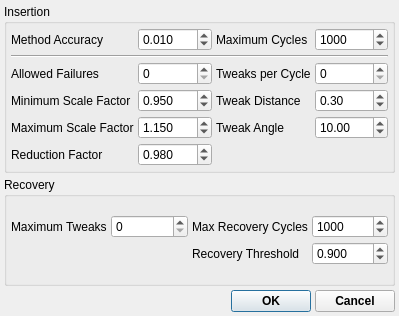
<ui version="4.0">
 <class>DisorderOptions</class>
 <widget class="QDialog" name="DisorderOptions">
  <property name="windowModality">
   <enum>Qt::ApplicationModal</enum>
  </property>
  <property name="geometry">
   <rect>
    <x>0</x>
    <y>0</y>
    <width>399</width>
    <height>316</height>
   </rect>
  </property>
  <property name="sizePolicy">
   <sizepolicy hsizetype="Minimum" vsizetype="Minimum">
    <horstretch>0</horstretch>
    <verstretch>0</verstretch>
   </sizepolicy>
  </property>
  <property name="windowTitle">
   <string>Method Options</string>
  </property>
  <layout class="QVBoxLayout" name="verticalLayout_3">
   <property name="spacing">
    <number>4</number>
   </property>
   <property name="margin">
    <number>4</number>
   </property>
   <item>
    <widget class="QGroupBox" name="InsertionOptionsGroup">
     <property name="title">
      <string>Insertion</string>
     </property>
     <layout class="QVBoxLayout" name="verticalLayout_2">
      <property name="spacing">
       <number>4</number>
      </property>
      <property name="margin">
       <number>4</number>
      </property>
      <item>
       <layout class="QGridLayout" name="gridLayout">
        <item row="0" column="0">
         <widget class="QLabel" name="MethodAccuracyLabel">
          <property name="sizePolicy">
           <sizepolicy hsizetype="Minimum" vsizetype="Preferred">
            <horstretch>0</horstretch>
            <verstretch>0</verstretch>
           </sizepolicy>
          </property>
          <property name="text">
           <string>Method Accuracy</string>
          </property>
         </widget>
        </item>
        <item row="0" column="1">
         <widget class="QDoubleSpinBox" name="AccuracySpin">
          <property name="sizePolicy">
           <sizepolicy hsizetype="Expanding" vsizetype="Fixed">
            <horstretch>0</horstretch>
            <verstretch>0</verstretch>
           </sizepolicy>
          </property>
          <property name="decimals">
           <number>3</number>
          </property>
          <property name="maximum">
           <double>0.100000000000000</double>
          </property>
          <property name="singleStep">
           <double>0.010000000000000</double>
          </property>
          <property name="value">
           <double>0.010000000000000</double>
          </property>
         </widget>
        </item>
        <item row="0" column="2">
         <widget class="QLabel" name="label_6">
          <property name="text">
           <string>Maximum Cycles</string>
          </property>
         </widget>
        </item>
        <item row="0" column="3">
         <widget class="QSpinBox" name="MaxCyclesSpin">
          <property name="sizePolicy">
           <sizepolicy hsizetype="Expanding" vsizetype="Fixed">
            <horstretch>0</horstretch>
            <verstretch>0</verstretch>
           </sizepolicy>
          </property>
          <property name="toolTip">
           <string>Maximum number of cycles to perform</string>
          </property>
          <property name="minimum">
           <number>1</number>
          </property>
          <property name="maximum">
           <number>1000000</number>
          </property>
          <property name="singleStep">
           <number>100</number>
          </property>
          <property name="value">
           <number>1000</number>
          </property>
         </widget>
        </item>
        <item row="1" column="0" colspan="4">
         <widget class="Line" name="line">
          <property name="orientation">
           <enum>Qt::Horizontal</enum>
          </property>
         </widget>
        </item>
        <item row="2" column="0">
         <widget class="QLabel" name="label_3">
          <property name="sizePolicy">
           <sizepolicy hsizetype="Minimum" vsizetype="Preferred">
            <horstretch>0</horstretch>
            <verstretch>0</verstretch>
           </sizepolicy>
          </property>
          <property name="text">
           <string>Allowed Failures</string>
          </property>
         </widget>
        </item>
        <item row="2" column="1">
         <widget class="QSpinBox" name="NFailuresSpin">
          <property name="sizePolicy">
           <sizepolicy hsizetype="Expanding" vsizetype="Fixed">
            <horstretch>0</horstretch>
            <verstretch>0</verstretch>
           </sizepolicy>
          </property>
          <property name="toolTip">
           <string>Number of successive failed insertions to allow before reducing scale factor</string>
          </property>
         </widget>
        </item>
        <item row="2" column="2">
         <widget class="QLabel" name="label_5">
          <property name="text">
           <string>Tweaks per Cycle</string>
          </property>
         </widget>
        </item>
        <item row="2" column="3">
         <widget class="QSpinBox" name="NTweaksSpin">
          <property name="sizePolicy">
           <sizepolicy hsizetype="Expanding" vsizetype="Fixed">
            <horstretch>0</horstretch>
            <verstretch>0</verstretch>
           </sizepolicy>
          </property>
          <property name="toolTip">
           <string>Number of position / rotation tweaks to perform per component per cycle</string>
          </property>
          <property name="maximum">
           <number>100</number>
          </property>
          <property name="singleStep">
           <number>5</number>
          </property>
         </widget>
        </item>
        <item row="3" column="0">
         <widget class="QLabel" name="label">
          <property name="sizePolicy">
           <sizepolicy hsizetype="Minimum" vsizetype="Preferred">
            <horstretch>0</horstretch>
            <verstretch>0</verstretch>
           </sizepolicy>
          </property>
          <property name="text">
           <string>Minimum Scale Factor</string>
          </property>
         </widget>
        </item>
        <item row="3" column="1">
         <widget class="QDoubleSpinBox" name="MinimumScaleFactorSpin">
          <property name="sizePolicy">
           <sizepolicy hsizetype="Expanding" vsizetype="Fixed">
            <horstretch>0</horstretch>
            <verstretch>0</verstretch>
           </sizepolicy>
          </property>
          <property name="toolTip">
           <string>Minimum scale factor to allow for an individual component</string>
          </property>
          <property name="decimals">
           <number>3</number>
          </property>
          <property name="minimum">
           <double>0.100000000000000</double>
          </property>
          <property name="maximum">
           <double>2.000000000000000</double>
          </property>
          <property name="singleStep">
           <double>0.010000000000000</double>
          </property>
          <property name="value">
           <double>0.950000000000000</double>
          </property>
         </widget>
        </item>
        <item row="4" column="0">
         <widget class="QLabel" name="label_2">
          <property name="sizePolicy">
           <sizepolicy hsizetype="Minimum" vsizetype="Preferred">
            <horstretch>0</horstretch>
            <verstretch>0</verstretch>
           </sizepolicy>
          </property>
          <property name="text">
           <string>Maximum Scale Factor</string>
          </property>
         </widget>
        </item>
        <item row="4" column="1">
         <widget class="QDoubleSpinBox" name="MaximumScaleFactorSpin">
          <property name="sizePolicy">
           <sizepolicy hsizetype="Expanding" vsizetype="Fixed">
            <horstretch>0</horstretch>
            <verstretch>0</verstretch>
           </sizepolicy>
          </property>
          <property name="toolTip">
           <string>Starting / maximum scale factor to allow for an individual component</string>
          </property>
          <property name="decimals">
           <number>3</number>
          </property>
          <property name="minimum">
           <double>0.100000000000000</double>
          </property>
          <property name="maximum">
           <double>10.000000000000000</double>
          </property>
          <property name="singleStep">
           <double>0.010000000000000</double>
          </property>
          <property name="value">
           <double>1.150000000000000</double>
          </property>
         </widget>
        </item>
        <item row="4" column="2">
         <widget class="QLabel" name="label_8">
          <property name="text">
           <string>Tweak Angle</string>
          </property>
         </widget>
        </item>
        <item row="4" column="3">
         <widget class="QDoubleSpinBox" name="AngleTweakSpin">
          <property name="sizePolicy">
           <sizepolicy hsizetype="Expanding" vsizetype="Fixed">
            <horstretch>0</horstretch>
            <verstretch>0</verstretch>
           </sizepolicy>
          </property>
          <property name="toolTip">
           <string>Maximum angle (in each of X and Y rotations) to perform in a single tweak</string>
          </property>
          <property name="maximum">
           <double>180.000000000000000</double>
          </property>
          <property name="value">
           <double>10.000000000000000</double>
          </property>
         </widget>
        </item>
        <item row="5" column="0">
         <widget class="QLabel" name="label_4">
          <property name="sizePolicy">
           <sizepolicy hsizetype="Minimum" vsizetype="Preferred">
            <horstretch>0</horstretch>
            <verstretch>0</verstretch>
           </sizepolicy>
          </property>
          <property name="text">
           <string>Reduction Factor</string>
          </property>
         </widget>
        </item>
        <item row="5" column="1">
         <widget class="QDoubleSpinBox" name="ReductionFactorSpin">
          <property name="sizePolicy">
           <sizepolicy hsizetype="Expanding" vsizetype="Fixed">
            <horstretch>0</horstretch>
            <verstretch>0</verstretch>
           </sizepolicy>
          </property>
          <property name="toolTip">
           <string>Multiplier used to reduce scale factor after maximum number of allowed fails has been reached</string>
          </property>
          <property name="decimals">
           <number>3</number>
          </property>
          <property name="minimum">
           <double>0.900000000000000</double>
          </property>
          <property name="maximum">
           <double>0.999000000000000</double>
          </property>
          <property name="singleStep">
           <double>0.010000000000000</double>
          </property>
          <property name="value">
           <double>0.980000000000000</double>
          </property>
         </widget>
        </item>
        <item row="3" column="2">
         <widget class="QLabel" name="label_7">
          <property name="text">
           <string>Tweak Distance</string>
          </property>
         </widget>
        </item>
        <item row="3" column="3">
         <widget class="QDoubleSpinBox" name="DistanceTweakSpin">
          <property name="sizePolicy">
           <sizepolicy hsizetype="Expanding" vsizetype="Fixed">
            <horstretch>0</horstretch>
            <verstretch>0</verstretch>
           </sizepolicy>
          </property>
          <property name="toolTip">
           <string>Maximum distance to move a molecule in a single tweak</string>
          </property>
          <property name="minimum">
           <double>0.000000000000000</double>
          </property>
          <property name="maximum">
           <double>2.000000000000000</double>
          </property>
          <property name="singleStep">
           <double>0.050000000000000</double>
          </property>
          <property name="value">
           <double>0.300000000000000</double>
          </property>
         </widget>
        </item>
       </layout>
      </item>
     </layout>
    </widget>
   </item>
   <item>
    <widget class="QGroupBox" name="RecoveryOptionsGroup">
     <property name="title">
      <string>Recovery</string>
     </property>
     <layout class="QVBoxLayout" name="verticalLayout">
      <property name="spacing">
       <number>4</number>
      </property>
      <property name="margin">
       <number>4</number>
      </property>
      <item>
       <layout class="QGridLayout" name="gridLayout_2">
        <item row="0" column="0">
         <widget class="QLabel" name="label_10">
          <property name="toolTip">
           <string/>
          </property>
          <property name="text">
           <string>Maximum Tweaks</string>
          </property>
         </widget>
        </item>
        <item row="0" column="1">
         <widget class="QSpinBox" name="RecoveryMaxTweaksSpin">
          <property name="sizePolicy">
           <sizepolicy hsizetype="Expanding" vsizetype="Fixed">
            <horstretch>0</horstretch>
            <verstretch>0</verstretch>
           </sizepolicy>
          </property>
          <property name="toolTip">
           <string>The maximum number of tweaks to attempt per molecule, per component, to attempt to remove overlaps</string>
          </property>
          <property name="maximum">
           <number>100</number>
          </property>
          <property name="singleStep">
           <number>5</number>
          </property>
         </widget>
        </item>
        <item row="0" column="2">
         <widget class="QLabel" name="label_9">
          <property name="text">
           <string>Max Recovery Cycles</string>
          </property>
         </widget>
        </item>
        <item row="0" column="3">
         <widget class="QSpinBox" name="RecoveryMaxCyclesSpin">
          <property name="sizePolicy">
           <sizepolicy hsizetype="Expanding" vsizetype="Fixed">
            <horstretch>0</horstretch>
            <verstretch>0</verstretch>
           </sizepolicy>
          </property>
          <property name="toolTip">
           <string>Maximum number of recovery cycles (100 tweaks per component) to perform at end of build</string>
          </property>
          <property name="minimum">
           <number>0</number>
          </property>
          <property name="maximum">
           <number>1000000</number>
          </property>
          <property name="singleStep">
           <number>100</number>
          </property>
          <property name="value">
           <number>1000</number>
          </property>
         </widget>
        </item>
        <item row="1" column="3">
         <widget class="QDoubleSpinBox" name="RecoveryThresholdSpin">
          <property name="sizePolicy">
           <sizepolicy hsizetype="Expanding" vsizetype="Fixed">
            <horstretch>0</horstretch>
            <verstretch>0</verstretch>
           </sizepolicy>
          </property>
          <property name="toolTip">
           <string>Minimum fraction of non-overlapping molecules per component required for success</string>
          </property>
          <property name="decimals">
           <number>3</number>
          </property>
          <property name="minimum">
           <double>0.100000000000000</double>
          </property>
          <property name="maximum">
           <double>1.000000000000000</double>
          </property>
          <property name="singleStep">
           <double>0.050000000000000</double>
          </property>
          <property name="value">
           <double>0.900000000000000</double>
          </property>
         </widget>
        </item>
        <item row="1" column="2">
         <widget class="QLabel" name="label_11">
          <property name="sizePolicy">
           <sizepolicy hsizetype="Minimum" vsizetype="Preferred">
            <horstretch>0</horstretch>
            <verstretch>0</verstretch>
           </sizepolicy>
          </property>
          <property name="text">
           <string>Recovery Threshold</string>
          </property>
         </widget>
        </item>
       </layout>
      </item>
     </layout>
    </widget>
   </item>
   <item>
    <layout class="QHBoxLayout" name="horizontalLayout">
     <item>
      <spacer name="horizontalSpacer">
       <property name="orientation">
        <enum>Qt::Horizontal</enum>
       </property>
       <property name="sizeHint" stdset="0">
        <size>
         <width>40</width>
         <height>20</height>
        </size>
       </property>
      </spacer>
     </item>
     <item>
      <widget class="QPushButton" name="OkButton">
       <property name="font">
        <font>
         <weight>75</weight>
         <bold>true</bold>
        </font>
       </property>
       <property name="text">
        <string>OK</string>
       </property>
      </widget>
     </item>
     <item>
      <widget class="QPushButton" name="CancelButton">
       <property name="font">
        <font>
         <weight>75</weight>
         <bold>true</bold>
        </font>
       </property>
       <property name="text">
        <string>Cancel</string>
       </property>
      </widget>
     </item>
    </layout>
   </item>
  </layout>
 </widget>
 <resources/>
 <connections/>
</ui>
